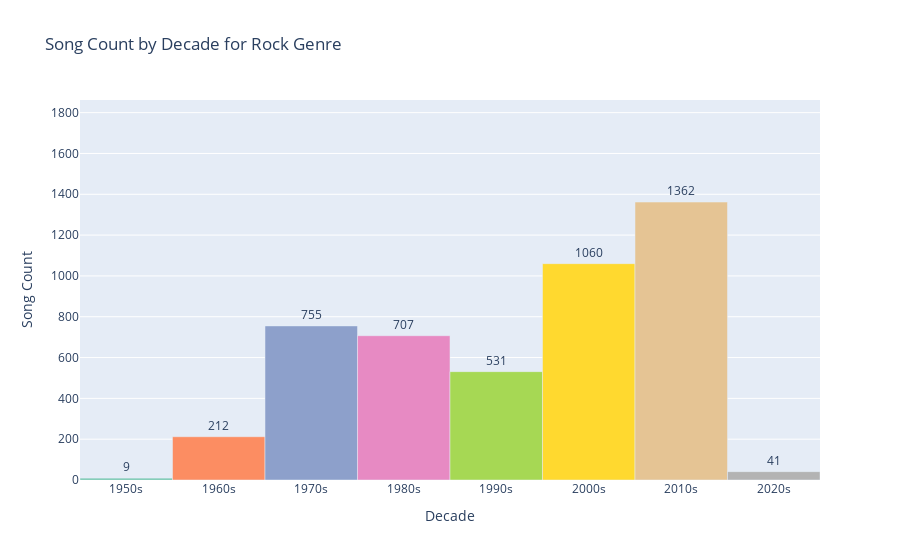

Write notebook code for a chart like this one.
### Code cell
#Examaining Song count across decades by Genre
def music_decade(genre):
    if genre == 'all':
        selected_data = big_df
        selected_data = selected_data.groupby('decade')['song'].count().reset_index()
        max_count = selected_data['song'].max() + 2200
    else:
        selected_data = big_df[big_df['main_genre'] == genre.lower()]
        selected_data = selected_data.groupby('decade')['song'].count().reset_index()
        max_count = selected_data['song'].max() + 500  # make sure to see all labels
    fig = go.Figure(data=go.Bar(x=selected_data['decade'], y=selected_data['song'], marker_color=px.colors.qualitative.Set2, text=selected_data['song']))
    fig.update_layout(title='Song Count by Decade for ' + genre.capitalize() + ' Genre', xaxis_title='Decade', yaxis_title='Song Count')
    fig.update_traces(textposition='outside')
    fig.update_layout(bargap=0)  # make sure to see all labels
    fig.update_yaxes(range=[0, max_count])  
    fig.show()
music_decade('rock')

### Figure 1 — Plotly figure (JSON) as saved in the notebook; plotly's stock layout.template omitted (floating-point values rounded to 4 significant figures)
{"data": [{"marker": {"color": ["rgb(102,194,165)", "rgb(252,141,98)", "rgb(141,160,203)", "rgb(231,138,195)", "rgb(166,216,84)", "rgb(255,217,47)", "rgb(229,196,148)", "rgb(179,179,179)"]}, "text": [9, 212, 755, 707, 531, 1060, 1362, 41], "textposition": "outside", "type": "bar", "x": ["1950s", "1960s", "1970s", "1980s", "1990s", "2000s", "2010s", "2020s"], "y": [9, 212, 755, 707, 531, 1060, 1362, 41]}], "layout": {"autosize": true, "bargap": 0, "title": {"text": "Song Count by Decade for Rock Genre"}, "xaxis": {"autorange": true, "range": [-0.5, 7.5], "title": {"text": "Decade"}, "type": "category"}, "yaxis": {"range": [0, 1862], "title": {"text": "Song Count"}, "type": "linear"}}}
